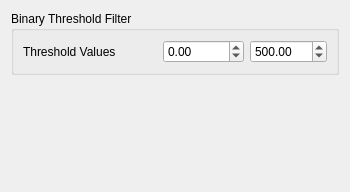
<?xml version="1.0" encoding="UTF-8"?>
<ui version="4.0">
 <class>BinaryThresholdFilter</class>
 <widget class="QWidget" name="BinaryThresholdFilter">
  <property name="geometry">
   <rect>
    <x>0</x>
    <y>0</y>
    <width>350</width>
    <height>192</height>
   </rect>
  </property>
  <property name="sizePolicy">
   <sizepolicy hsizetype="Preferred" vsizetype="Fixed">
    <horstretch>0</horstretch>
    <verstretch>0</verstretch>
   </sizepolicy>
  </property>
  <property name="maximumSize">
   <size>
    <width>350</width>
    <height>16777215</height>
   </size>
  </property>
  <property name="windowTitle">
   <string>Form</string>
  </property>
  <layout class="QVBoxLayout" name="verticalLayout_3">
   <item>
    <widget class="QGroupBox" name="groupBox">
     <property name="sizePolicy">
      <sizepolicy hsizetype="Preferred" vsizetype="Minimum">
       <horstretch>0</horstretch>
       <verstretch>0</verstretch>
      </sizepolicy>
     </property>
     <property name="title">
      <string>Binary Threshold Filter</string>
     </property>
     <layout class="QVBoxLayout" name="verticalLayout_2">
      <item>
       <layout class="QHBoxLayout" name="horizontalLayout">
        <item>
         <widget class="QLabel" name="label">
          <property name="text">
           <string>Threshold Values</string>
          </property>
         </widget>
        </item>
        <item>
         <spacer name="horizontalSpacer">
          <property name="orientation">
           <enum>Qt::Horizontal</enum>
          </property>
          <property name="sizeHint" stdset="0">
           <size>
            <width>40</width>
            <height>20</height>
           </size>
          </property>
         </spacer>
        </item>
        <item>
         <widget class="QDoubleSpinBox" name="doubleSpinBoxLowerValue">
          <property name="enabled">
           <bool>true</bool>
          </property>
          <property name="minimum">
           <double>-10000.000000000000000</double>
          </property>
          <property name="maximum">
           <double>500.000000000000000</double>
          </property>
         </widget>
        </item>
        <item>
         <widget class="QDoubleSpinBox" name="doubleSpinBoxUpperValue">
          <property name="enabled">
           <bool>true</bool>
          </property>
          <property name="minimum">
           <double>0.000000000000000</double>
          </property>
          <property name="maximum">
           <double>10000.000000000000000</double>
          </property>
          <property name="value">
           <double>500.000000000000000</double>
          </property>
         </widget>
        </item>
       </layout>
      </item>
     </layout>
    </widget>
   </item>
   <item>
    <spacer name="verticalSpacer">
     <property name="orientation">
      <enum>Qt::Vertical</enum>
     </property>
     <property name="sizeHint" stdset="0">
      <size>
       <width>20</width>
       <height>40</height>
      </size>
     </property>
    </spacer>
   </item>
  </layout>
 </widget>
 <resources/>
 <connections/>
</ui>
